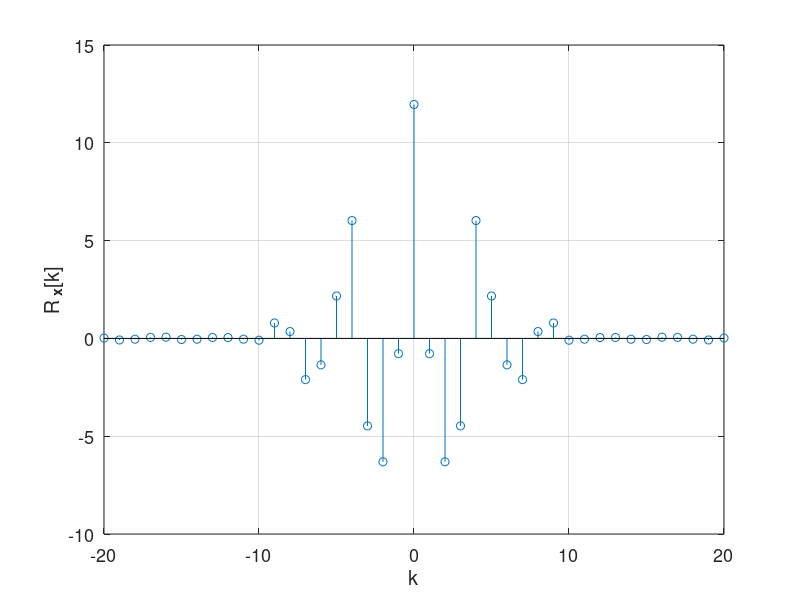
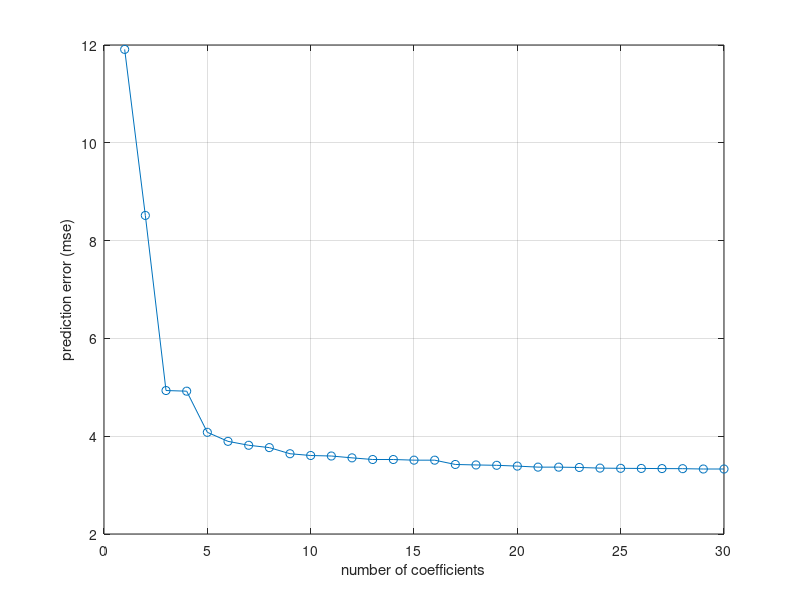

The MATLAB source for these figures, in order:
clearvars

rng(2)

N = 1e5;

x = randn(1,N);
y = filter(randn(1,10),1 ,x);
[R,lags] = xcorr(y,20);
R = R/N;

%% Auto-correlation
stem(lags, R)
xlabel('k')
ylabel('R_{\bf x}[k]')
grid on
set(gcf, 'Color', 'w');
set(gca,'FontSize',13)

%% Prediction 1
a1 = R(lags == 1)/R(lags == 0);
yh = filter(a1,1,y);
mse1 = mean((y(2:end)-yh(1:end-1)).^2);
mse1_t = R(lags == 0) - a1*R(lags == 1);
disp(['1 coefficient: mse = ' num2str(mse1) ' theory = ' num2str(mse1_t)])
%% Prediction 2
Rx = [R(lags == 0) R(lags == 1); R(lags == 1) R(lags == 0)];
R2 = [R(lags == 1); R(lags == 2)];
a = Rx\R2;
yh = filter(a,1,y);
mse2 = mean((y(2:end)-yh(1:end-1)).^2);
mse2_t = R(lags == 0) - a(1)*R(lags == 1) - a(2)*R(lags == 2);
disp(['2 coefficient: mse = ' num2str(mse2) ' theory = ' num2str(mse2_t)])

%% Prediction 3
Rx = [  R(lags == 0) R(lags == 1) R(lags == 2); ...
        R(lags == 1) R(lags == 0) R(lags == 1); ...
        R(lags == 2) R(lags == 1) R(lags == 0)];
R2 = [R(lags == 1); R(lags == 2); R(lags == 3)];
a = Rx\R2;
yh = filter(a',1,y);
mse3 = mean((y(2:end)-yh(1:end-1)).^2);
mse3_t = R(lags == 0) - a(1)*R(lags == 1) - a(2)*R(lags == 2) - a(3)*R(lags == 3);
disp(['3 coefficient: mse = ' num2str(mse3) ' theory = ' num2str(mse3_t)])

%%  Prediction 3b
[a_lpc,E3] = lpc(y,4);
yh = filter([-a_lpc(2:end)],1,y);
mse3b = mean((y(2:end)-yh(1:end-1)).^2);
disp(['3 coefficient: mse = ' num2str(mse3b) ' theory = ' num2str(E3) ' (lpc command)'])

%%  Prediction 10
[a_lpc,E10] = lpc(y,10);
yh = filter([-a_lpc(2:end)],1,y);
mse10b = mean((y(2:end)-yh(1:end-1)).^2);
disp(['10 coefficient: mse = ' num2str(mse10b) ' theory = ' num2str(E10) ' (lpc command)'])

%%  Prediction 50
[a_lpc,E50] = lpc(y,50);
yh = filter([-a_lpc(2:end)],1,y);
mse50b = mean((y(2:end)-yh(1:end-1)).^2);
disp(['50 coefficient: mse = ' num2str(mse50b) ' theory = ' num2str(E50) ' (lpc command)'])

%% Coefficient number dependency
for k = 1:30
    [~,mse_E(k)] = lpc(y,k);
end
figure(2)
plot(mse_E,'-o')
grid on
xlabel('number of coefficients')
ylabel('prediction error (mse)')